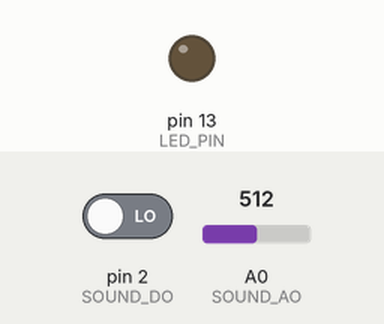
Simulated run of this sketch. Board: Arduino Uno, built with avr-gcc and run on an emulated ATmega328P. On the bench: output pins drawn as LEDs (lit = HIGH). The test bench sets the inputs (shaded band); at power-on: pin 2 (SOUND_DO) LOW, A0 (SOUND_AO) = 512. What the sketch prints to the serial monitor is not drawn.

Above: at 1.2 s.
1.3 s: pin 2 (SOUND_DO) driven HIGH
At 2.3 s:
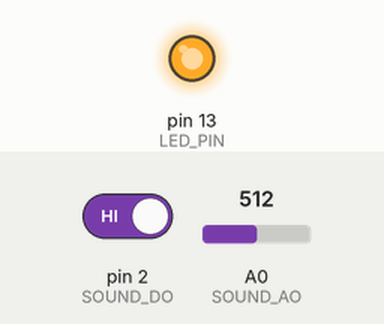
Timing chart, 0 to 4.3 s (numbered marks = the images above; inputs shaded):
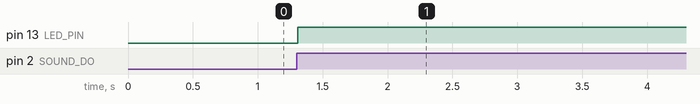

The sketch:

_____.ino
```cpp
/*
 * 实验名称：声音传感器
 * 实验目的：检测声音，实现声控灯
 *
 * 硬件连接：
 *   VCC → 5V
 *   GND → GND
 *   DO  → D2（数字输出，超过阈值输出 HIGH）
 *   AO  → A0（模拟输出，输出声音强度）
 *
 * 模块上的旋钮：调节触发灵敏度阈值
 *
 * 知识点：
 *   - 声音传感器原理：麦克风 + 比较器
 *   - 数字输出 vs 模拟输出
 *   - 声控灯实现
 */

const int SOUND_DO = 2;   // 数字输出
const int SOUND_AO = A0;  // 模拟输出
const int LED_PIN  = 13;

// 声控灯参数
const unsigned long LIGHT_DURATION = 5000;  // 亮灯持续时间 5 秒
unsigned long lastSoundTime = 0;
bool lightOn = false;

void setup() {
  pinMode(SOUND_DO, INPUT);
  pinMode(LED_PIN, OUTPUT);

  Serial.begin(9600);
  Serial.println("声音传感器实验");
  Serial.println("拍手或发出声音触发 LED");
}

void loop() {
  // 读取数字输出（超过阈值为 HIGH）
  int soundDetected = digitalRead(SOUND_DO);

  // 读取模拟输出（声音强度）
  int soundLevel = analogRead(SOUND_AO);

  // 声控灯逻辑
  if (soundDetected == HIGH) {
    lastSoundTime = millis();
    if (!lightOn) {
      lightOn = true;
      digitalWrite(LED_PIN, HIGH);
      Serial.print("检测到声音！强度: ");
      Serial.println(soundLevel);
    }
  }

  // 超过持续时间后关灯
  if (lightOn && (millis() - lastSoundTime > LIGHT_DURATION)) {
    lightOn = false;
    digitalWrite(LED_PIN, LOW);
    Serial.println("声音消失，关灯");
  }

  // 显示声音波形（串口绘图仪）
  Serial.println(soundLevel);

  delay(10);
}
```

Measured:
- after the input at 1.3 s, pin 13 (LED_PIN): LOW → HIGH at once
